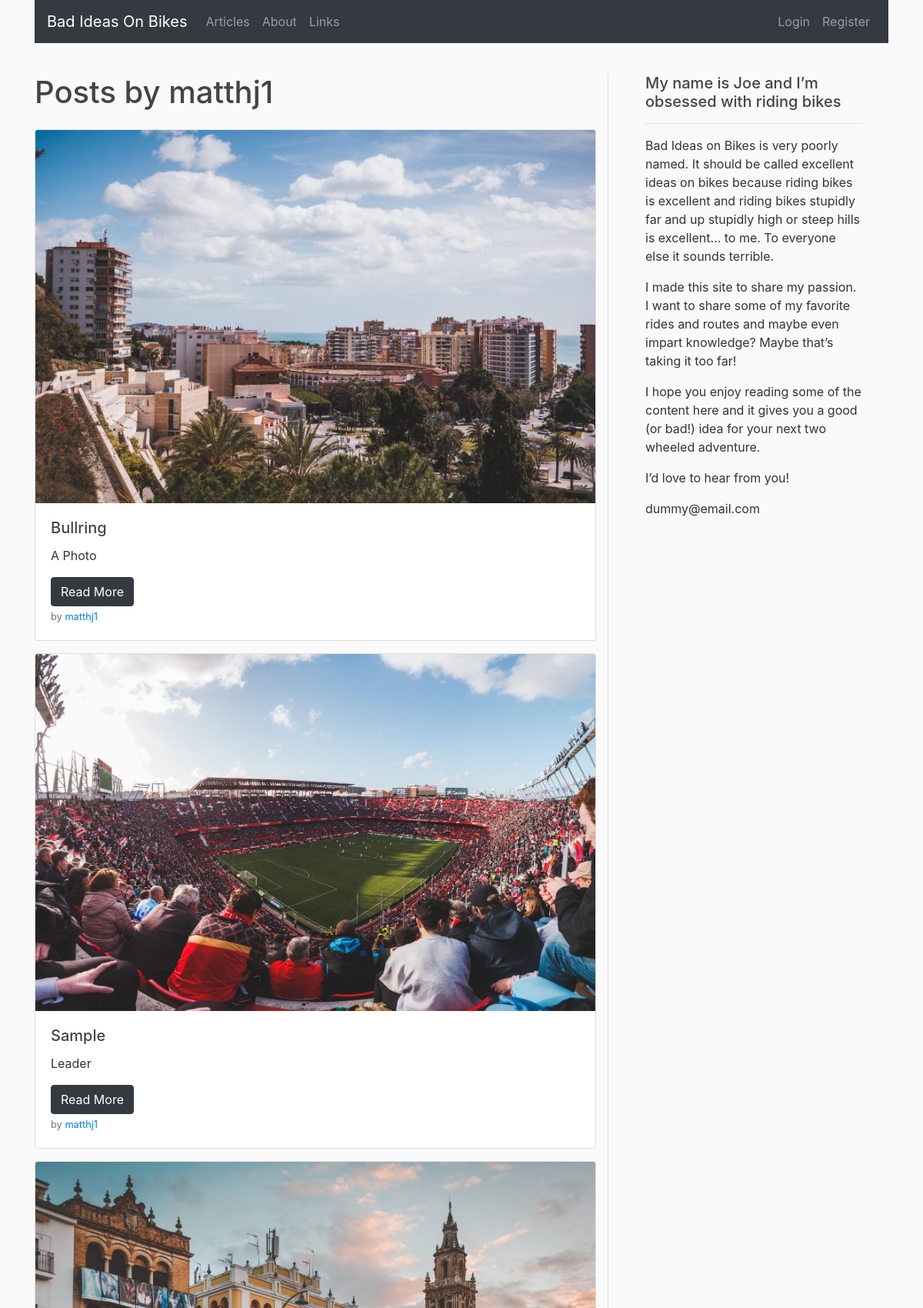
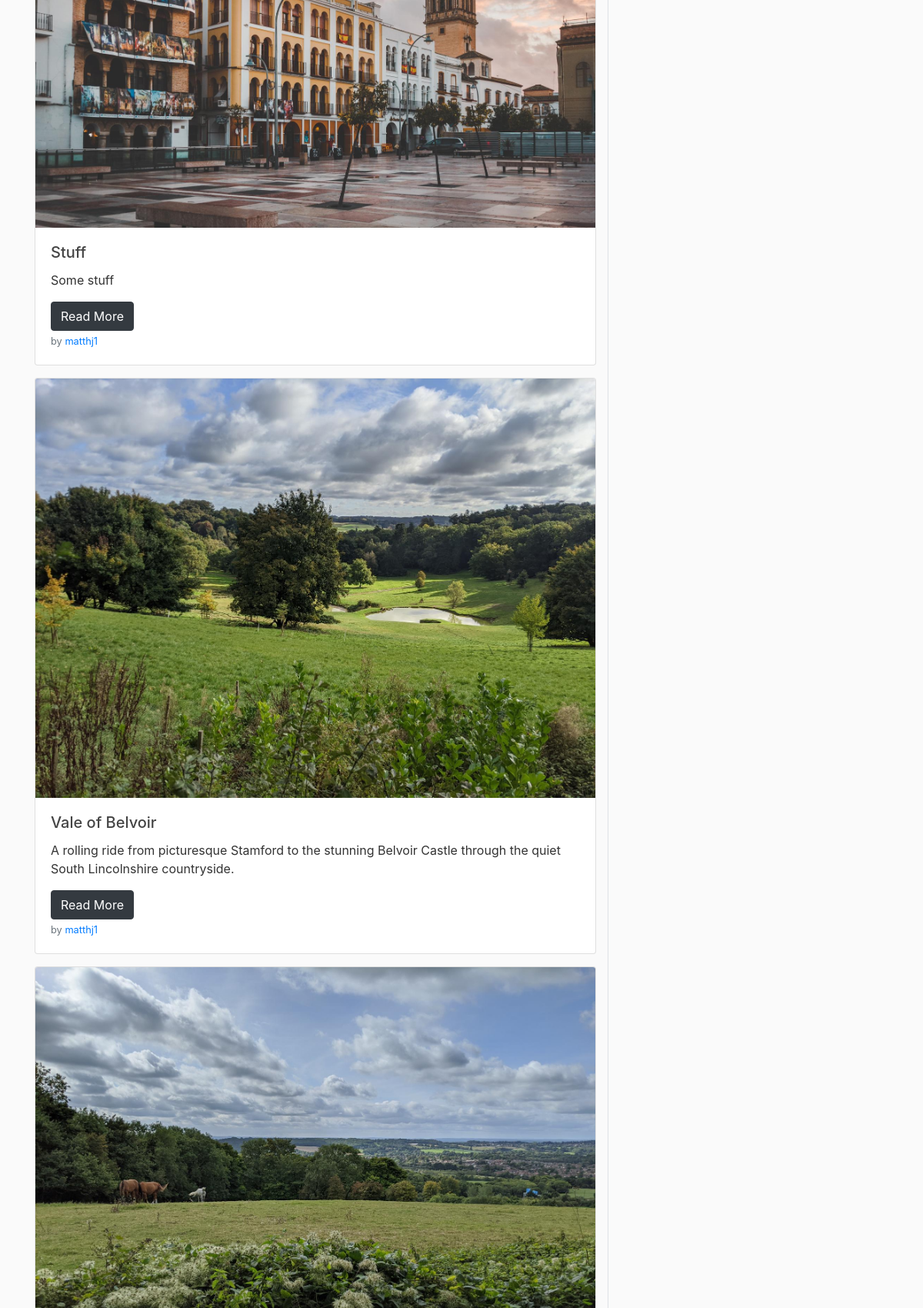
Page /user/matthj1 (upper part) on the committed database (2 pictures, top to bottom).
### flaskbiob/models.py (models this page shows, shortened)
class Users(db.Model, UserMixin):
    id = db.Column(db.Integer, primary_key=True)
    username = db.Column(db.String(20), unique=True, nullable=False)
    email = db.Column(db.String(100), unique=True, nullable=False)
    image_file = db.Column(db.String(20), nullable=False, default="default.png")
    password = db.Column(db.String(60), nullable=False)
    posts = db.relationship("Posts", backref="author", lazy=True)

class Posts(db.Model):
    id = db.Column(db.Integer, primary_key=True)
    title = db.Column(db.String(100), nullable=False)
    date = db.Column(db.DateTime, nullable=False, default=datetime.utcnow)
    leader = db.Column(db.Text, nullable=False)
    content = db.Column(db.Text, nullable=False)
    post_image = db.Column(db.String(100), nullable=False, default="default_post.jpg")
    user = db.Column(db.Integer, db.ForeignKey("users.id"), nullable=False)

### flaskbiob/users/routes.py (the view)
@users.route("/user/<string:username>")
def userpostPage(username):
    page = request.args.get("page", 1, type=int)
    user = Users.query.filter_by(username=username).first_or_404()
    posts = Posts.query.filter_by(author=user)\
        .order_by(Posts.date.desc())\
        .paginate(page=page, per_page=5)
    return render_template("User_Posts.html", posts=posts, user=user)

### flaskbiob/templates/User_Posts.html (shortened to what this page needs)
{% extends "BASE.html" %}
    {% block content %}
    <div class="row py-3">
        <div class="col" id="main">
            <h1 class="mb-4">Posts by {{ user.username }}</h1>
            {% for post in posts.items %}
            <div class="card mb-3">
              <img src="{{ url_for('static', filename='post_pics/' + post.post_image) }}" class="card-img-top" alt="...">
              <div class="card-body">
                <h5 class="card-title">{{ post.title }}</h5>
                <p class="card-text">{{ post.leader }}</p>
                  <a href="{{ url_for('posts.postPage', post_id = post.id) }}" class="btn btn-dark">Read More</a>
                  <p class="card-text"><small class="text-muted">by <a href="{{ url_for('users.userpostPage', username=post.author.username) }}">{{ post.author.username }}</a></small></p>
              </div>
            </div>
            {% endfor %}
        </div>
        <div class="col-4 order-2 px-5 border-left d-none d-lg-block pb-3" id="sticky-sidebar">
            <div class="sticky-top">
                <h5>My name is Joe and I’m obsessed with riding bikes</h5>
                <hr>
                <p>Bad Ideas on Bikes is very poorly named. It should be called excellent ideas on bikes because riding bikes is excellent and riding bikes stupidly far and up stupidly high or steep hills is excellent… to me. To everyone else it sounds terrible.</p>
                <p>I made this site to share my passion. I want to share some of my favorite rides and routes and maybe even impart knowledge? Maybe that’s taking it too far!</p>
                <p>I hope you enjoy reading some of the content here and it gives you a good (or bad!) idea for your next two wheeled adventure.</p>
                <p>I’d love to hear from you!</p>
                <p>dummy@email.com</p>
            </div>
        </div>
    </div>
    {% endblock content %}

### flaskbiob/static/main.css (style rules this page uses)
body { background: #fafafa; color: #333333; }
h1, h2, h3, h4, h5, h6 { color: #444444; }

### rows in the picture
Users: username "matthj1"
Posts: post_image (picture), title "Bullring", leader "A Photo", author.username "matthj1"
Posts: post_image (picture), title "Sample", leader "Leader", author.username "matthj1"
Posts: post_image (picture), title "Stuff", leader "Some stuff", author.username "matthj1"
Posts: post_image (picture), title "Vale of Belvoir", leader "A rolling ride from picturesque Stamford to the stunning Belvoir Castle through the quiet South Lincolnshire countryside.", author.username "matthj1"
Posts: post_image (picture)
